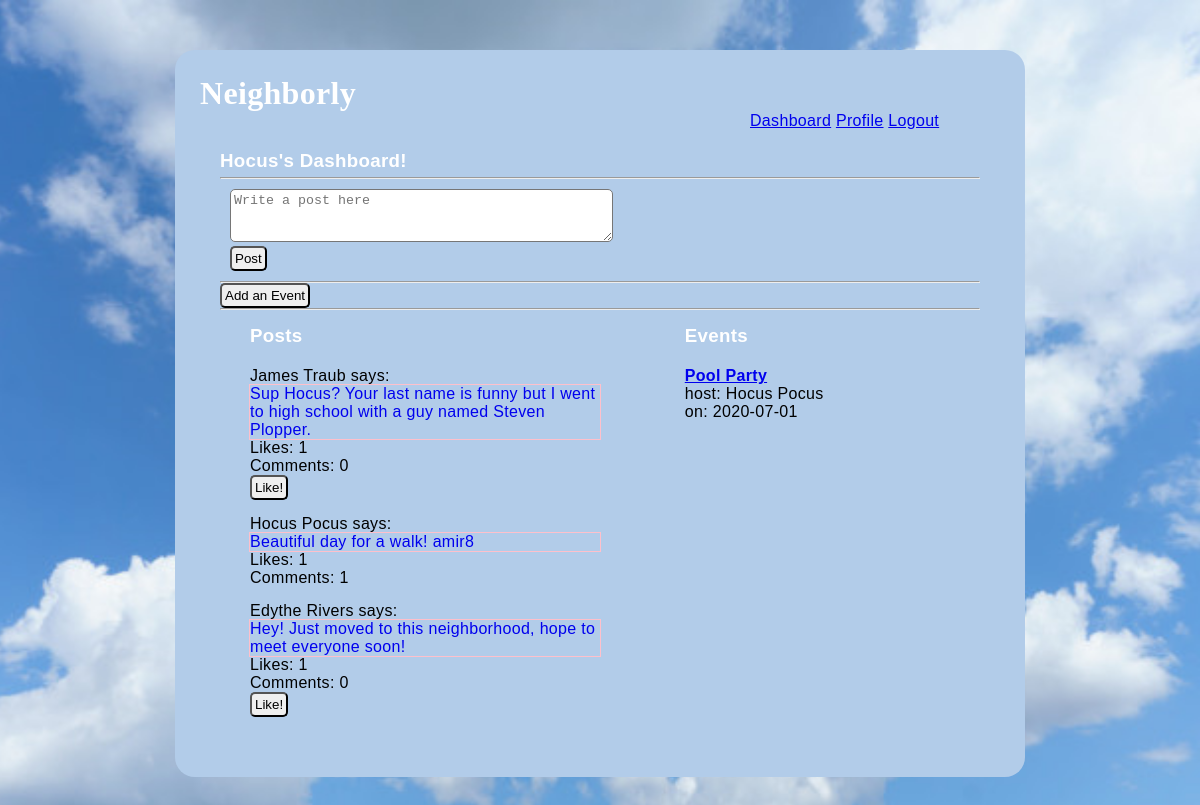
/dashboard (signed in), run on the app's committed database.
### models.py (models this page shows)
class User(db.Model):
    __tablename__ = "users"
    id = db.Column(db.Integer, primary_key=True)
    first_name = db.Column(db.String(45))
    last_name = db.Column(db.String(45))
    email = db.Column(db.String(255))
    address_id = db.Column(db.Integer, db.ForeignKey('addresses.id', ondelete='cascade'))
    address = db.relationship('Address', foreign_keys=[address_id])
    password_hash=db.Column(db.String(255))
    likes_sent = db.relationship('Post', secondary=likes_table, passive_deletes=True)
    all_post = db.relationship('Post', back_populates="user", cascade="all, delete, delete-orphan")
    all_event = db.relationship('Event', back_populates="user", cascade="all, delete, delete-orphan")
    post_comments = db.relationship('Post_comment', back_populates="user", cascade="all, delete, delete-orphan")
    event_comments = db.relationship('Event_comment', back_populates="user", cascade="all, delete, delete-orphan")
    created_at = db.Column(db.DateTime, server_default = func.now())
    updated_at = db.Column(db.DateTime, server_default = func.now(), onupdate = func.now())
    @property
    def full_name(self):
        return self.first_name + ' ' + self.last_name

class Post(db.Model):
    __tablename__ = "posts"
    id = db.Column(db.Integer, primary_key=True)
    message = db.Column(db.String(255))
    user_id = db.Column(db.Integer, db.ForeignKey('users.id', ondelete='cascade'))
    user = db.relationship('User', foreign_keys=[user_id])
    likes_rec = db.relationship('User', secondary=likes_table, passive_deletes=True)
    all_comment = db.relationship('Post_comment', back_populates="post", cascade="all, delete, delete-orphan")
    created_at = db.Column(db.DateTime, server_default = func.now())
    updated_at = db.Column(db.DateTime, server_default = func.now(), onupdate = func.now())
    @property
    def num_likes(self):
        return len(self.likes_rec)
    @property
    def num_comments(self):
        return len(self.all_comment)

class Event(db.Model):
    __tablename__ = "events"
    id = db.Column(db.Integer, primary_key=True)
    title = db.Column(db.String(100))
    description = db.Column(db.String(255))
    date = db.Column(db.String(45))
    time = db.Column(db.String(45))
    user_id = db.Column(db.Integer, db.ForeignKey('users.id', ondelete='cascade'))
    user = db.relationship('User', foreign_keys=[user_id])
    location_id = db.Column(db.Integer, db.ForeignKey('event_locations.id', ondelete='cascade'))
    location = db.relationship('Event_location', foreign_keys=[location_id])
    all_comment = db.relationship('Event_comment', back_populates="event", cascade="all, delete, delete-orphan")
    created_at = db.Column(db.DateTime, server_default = func.now())
    updated_at = db.Column(db.DateTime, server_default = func.now(), onupdate = func.now())

### controller.py (the view)
def dashboard():
    if 'user_id' not in session:
        return redirect("/")
    posts = Post.query.all()
    events = Event.query.all()
    cur_user = User.query.filter_by(id=session['user_id'])
    return render_template("dashboard.html", all_posts = posts, all_events = events,all_users = cur_user )

### templates/dashboard.html (shortened to what this page needs)
<!DOCTYPE html>
<html lang="en">
<head>
    <link rel="stylesheet" type="text/css" href="{{ url_for('static', filename='style1.css') }}">
</head>
<body>
    <div class="container_dashboard">
        <h1>Neighborly</h1>
        <div class="navigation">
            <a href="/dashboard">Dashboard</a>
            <a href="/my_profile">Profile</a>
            <a href="/logout">Logout</a>
        </div>
        <div class="dashboard">
            {% for cur_user in all_users %}
            <h3>{{cur_user.first_name}}'s Dashboard!</h3>
            {% endfor %}
            <hr>
            <form action="/add/post" method="POST">
                <p> <textarea name="message" cols="45" rows="3" placeholder="Write a post here"></textarea></p>
                <input type="submit" value="Post">
            </form>
            <hr>
            <a href="/events"><button>Add an Event</button></a>
            <hr>
            <div class="posts">
                <h3>Posts</h3>
                <ul>
                    {% for post in all_posts %}
                    <li>
                        <p>{{post.user.full_name}} says:</p>
                        <blockquote><a href="post/details/{{post.id}}">{{post.message}}</a></blockquote>
                        <p>Likes: {{ post.num_likes }} </p>
                        <p>Comments: {{ post.num_comments }} </p>
                        {% if session['user_id'] != post.user_id %}
                            <a href="/add/like/{{post.id}}"><button>Like!</button></a>
                        {% endif %}
                    </li>
                    {% endfor %}
                </ul>
            </div>
            <div class="events">
                <h3>Events</h3>
                <ul>
                    {% for event in all_events %}
                    <li>
                        <h4><a href="/event/details/{{event.id}}">{{event.title}}</a></h4>
                        <p>host: {{event.user.first_name}} {{event.user.last_name}}</p>
                        <p>on: {{event.date}}</p>
                    </li>
                    {% endfor %}
                </ul>
            </div>
        </div>
    </div>
</body>
</html>

### static/style1.css (style rules this page uses)
* { margin: 0px; padding: 0px; }
body { background-repeat: no-repeat; background-attachment: fixed; background-size: cover; background-position: top; background-image: url("clouds.png"); width: 100%; height: 100%; font-family: Arial, Helvetica; letter-spacing: 0.02em; font-weight: 400; -webkit-font-smoothing: antialiased; }
.navigation { margin-left: 550px; border-radius: 2px; }
.container_dashboard { width: 800px; background-color: rgb(178, 204, 233); margin: 50px auto; padding: 25px; border-radius: 20px; font-family: 'Lucida Sans', 'Lucida Sans Regular', 'Lucida Grande', 'Lucida Sans Unicode', Geneva, Verdana, sans-serif; }
.container_dashboard h1 { font-family: cursive; color: white; }
.container_dashboard li { list-style: none; }
.dashboard { padding: 20px; }
.dashboard h3 { padding-bottom: 5px; color: white; }
.dashboard form { padding: 10px; }
.dashboard form input { border-radius: 5px; padding: 3px; }
.dashboard button { vertical-align: bottom; border-radius: 5px; padding: 3px; }
.dashboard textarea { border-radius: 5px; padding: 3px; }
.events { margin-top: 15px; margin-bottom: 15px; display: inline-block; width: 200px; vertical-align: top; margin-left: 80px; }
.events li { margin-top: 15px; }
.events ul { display: inline-block; }
.posts { margin-top: 15px; margin-bottom: 15px; display: inline-block; width: 350px; vertical-align: top; margin-left: 30px; }
.posts li { margin-top: 15px; }
.posts ul { display: inline-block; }
.posts button { border-radius: 5px; padding: 3px; }
.posts a { text-decoration: none; }
.posts blockquote { outline: 1px solid pink; }

### data on the page
User: first_name "Hocus"
Post: user.full_name "James Traub", message "Sup Hocus? Your last name is funny but I went to high school with a guy named Steven Plopper.", num_likes "1", num_comments "0"
Post: user.full_name "Hocus Pocus", message "Beautiful day for a walk! amir8", num_likes "1", num_comments "1"
Post: user.full_name "Edythe Rivers", message "Hey! Just moved to this neighborhood, hope to meet everyone soon!", num_likes "1", num_comments "0"
Event: title "Pool Party", user.first_name "Hocus", user.last_name "Pocus", date "2020-07-01"
